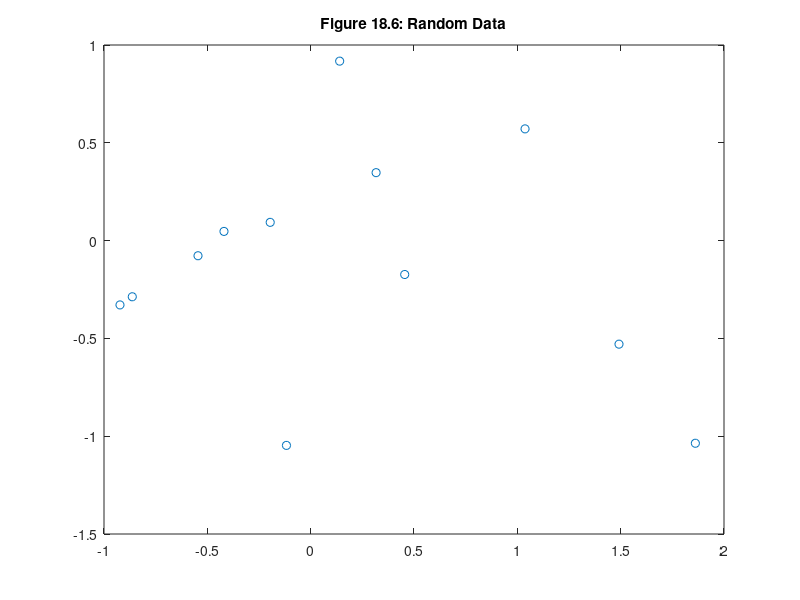

Source code (MATLAB): (Note: this script raises an error after producing the figure.)
% MATLAB Script: RandomData.m

x = randn(12,1); % use column vector format
y = randn(12,1); 
plot(x,y,'o')
title('Figure 18.6: Random Data')

tri = DelaunayTri(x,y)
tri.X
tri.Triangulation

hold on
triplot(tri)
hold off
title('Figure 18.7: Delaunay Triangulation')

tri.pointLocation(0,0) % find row of tri.Triangulation closest to (0,0)
tri.Triangulation(ans,:) % vertices of triangle closest to (0,0)

testpoints = [0,0; -0.5,0.1; 1,0.5];
tri.pointLocation(testpoints)

tri.nearestNeighbor(testpoints)

[k,a] = convhull(x,y); % use the original data points
k'

a % optional 2nd argument gives area enclosed
[k,a] = convexHull(tri); % use the DelaunayTri/convexHull method
k'

figure;
plot(x,y,'o',x(k),y(k))
title('Figure 18.8: Convex Hull')

figure;
voronoi(tri)
title('Figure 18.9: Voronoi Diagram')

% Random z axis data
z = rand(12,1); % now use some random z axis data
xi = linspace(min(x), max(x), 30); % x interpolation points
yi = linspace(min(y), max(y), 30); % y interpolation points

[Xi,Yi] = meshgrid(xi,yi);   % create grid of x and y
Zi = griddata(x,y,z,Xi,Yi);  % grid the data at Xi,Yi points
figure;
mesh(Xi,Yi,Zi)
hold on
plot3(x,y,z,'ko') % show original data as well
title('Figure 18.10: Griddata Example')

% Zi values
Zi = griddata(x,y,z,Xi,Yi,'linear') % same as above (default)
Zi = griddata(x,y,z,Xi,Yi,'cubic') % triangle based cubic interpolation
Zi = griddata(x,y,z,Xi,Yi,'nearest') % triangle based nearest neigbhor
